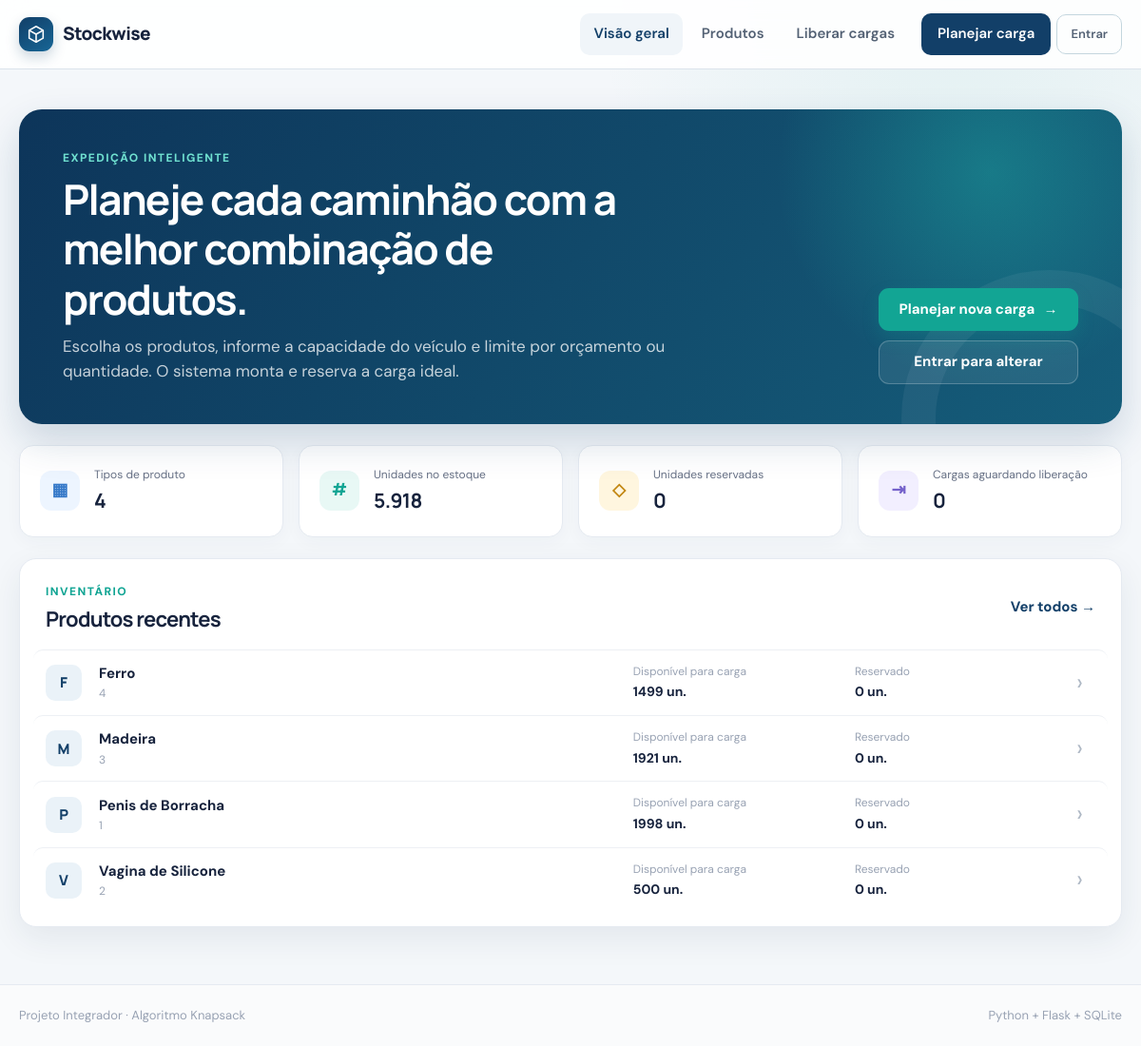
/, run on an earlier commit of the app's database.
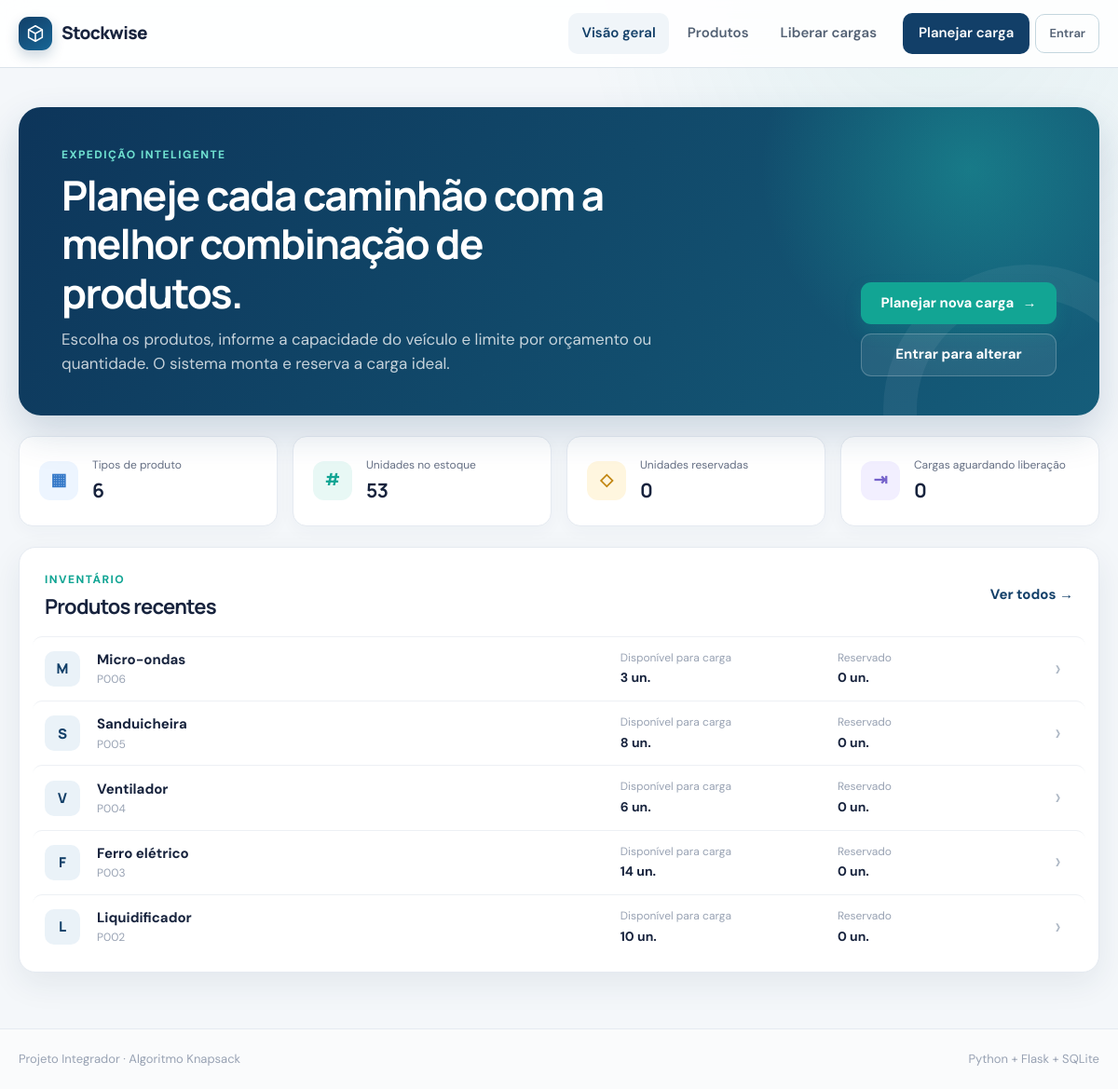
And on a later commit of the database.
### tables this page shows
CREATE TABLE products (
    id INTEGER PRIMARY KEY AUTOINCREMENT,
    code TEXT NOT NULL COLLATE NOCASE UNIQUE,
    name TEXT NOT NULL,
    weight_milli INTEGER NOT NULL CHECK (weight_milli > 0),
    cost_cents INTEGER NOT NULL CHECK (cost_cents >= 0),
    value_units INTEGER NOT NULL CHECK (value_units >= 0),
    quantity INTEGER NOT NULL CHECK (quantity >= 0),
    created_at TEXT NOT NULL DEFAULT CURRENT_TIMESTAMP,
    updated_at TEXT NOT NULL DEFAULT CURRENT_TIMESTAMP
, "length_centimeters" INTEGER NOT NULL DEFAULT 100, "width_centimeters" INTEGER NOT NULL DEFAULT 100, "height_centimeters" INTEGER NOT NULL DEFAULT 100);

### app.py (the view)
    @app.get("/")
    def index():
        database = get_db()
        loads_database = get_loads_db()
        summary = database.execute(
            """
            SELECT
                COUNT(*) AS product_types,
                COALESCE(SUM(quantity), 0) AS total_units,
                COALESCE(SUM(weight_milli * quantity), 0) AS total_weight,
                COALESCE(SUM(cost_cents * quantity), 0) AS total_cost
            FROM products
            """
        ).fetchone()
        load_summary = loads_database.execute(
            """
            SELECT
                COUNT(*) AS pending_loads,
                COALESCE(SUM(total_units), 0) AS reserved_units,
                COALESCE(SUM(total_weight_milli), 0) AS reserved_weight
            FROM loads
            """
        ).fetchone()
        recent_products = enrich_products_with_availability(database.execute(
            "SELECT * FROM products ORDER BY updated_at DESC, id DESC LIMIT 5"
        ).fetchall())
        return render_template(
            "index.html",
            summary=summary,
            load_summary=load_summary,
            recent_products=recent_products,
        )

### app.py (called while the page is built)
def get_db() -> sqlite3.Connection:
    if "db" not in g:
        g.db = sqlite3.connect(
            current_database_path(),
            detect_types=sqlite3.PARSE_DECLTYPES,
        )
        g.db.row_factory = sqlite3.Row
        g.db.execute("PRAGMA foreign_keys = ON")
    return g.db

def get_loads_db() -> sqlite3.Connection:
    if "loads_db" not in g:
        g.loads_db = sqlite3.connect(
            current_loads_database_path(),
            detect_types=sqlite3.PARSE_DECLTYPES,
        )
        g.loads_db.row_factory = sqlite3.Row
        g.loads_db.execute("PRAGMA foreign_keys = ON")
    return g.loads_db

def current_database_path() -> str:
    from flask import current_app
    return current_app.config["DATABASE"]

def current_loads_database_path() -> str:
    from flask import current_app
    return current_app.config["LOADS_DATABASE"]

def reserved_quantities() -> dict[int, int]:
    rows = get_loads_db().execute(
        """
        SELECT product_id, COALESCE(SUM(quantity), 0) AS reserved
        FROM load_items
        GROUP BY product_id
        """
    ).fetchall()
    return {int(row["product_id"]): int(row["reserved"]) for row in rows}

### templates/index.html (shortened to what this page needs)
{% extends "base.html" %}
{% block content %}
<section class="welcome-panel">
    <div>
        <span class="eyebrow">Expedição inteligente</span>
        <h1>Planeje cada caminhão com a melhor combinação de produtos.</h1>
        <p>Escolha os produtos, informe a capacidade do veículo e limite por orçamento ou quantidade. O sistema monta e reserva a carga ideal.</p>
    </div>
    <div class="welcome-actions">
        <a class="button button-primary" href="{{ url_for('load_plan') if current_user else url_for('login') }}">
            Planejar nova carga
            <span aria-hidden="true">→</span>
        </a>
        <a class="button button-secondary" href="{{ url_for('product_new') if current_user else url_for('login') }}">{{ 'Cadastrar produto' if current_user else 'Entrar para alterar' }}</a>
    </div>
</section>
<section class="stats-grid" aria-label="Resumo do estoque">
    <article class="stat-card">
        <span class="stat-icon icon-blue" aria-hidden="true">▦</span>
        <div><span class="stat-label">Tipos de produto</span><strong>{{ summary['product_types']|number_pt }}</strong></div>
    </article>
    <article class="stat-card">
        <span class="stat-icon icon-green" aria-hidden="true">#</span>
        <div><span class="stat-label">Unidades no estoque</span><strong>{{ summary['total_units']|number_pt }}</strong></div>
    </article>
    <article class="stat-card">
        <span class="stat-icon icon-amber" aria-hidden="true">◇</span>
        <div><span class="stat-label">Unidades reservadas</span><strong>{{ load_summary['reserved_units']|number_pt }}</strong></div>
    </article>
    <article class="stat-card">
        <span class="stat-icon icon-violet" aria-hidden="true">⇥</span>
        <div><span class="stat-label">Cargas aguardando liberação</span><strong>{{ load_summary['pending_loads']|number_pt }}</strong></div>
    </article>
</section>
<section class="panel">
    <div class="panel-heading">
        <div>
            <span class="eyebrow">Inventário</span>
            <h2>Produtos recentes</h2>
        </div>
        <a class="text-link" href="{{ url_for('products') }}">Ver todos <span aria-hidden="true">→</span></a>
    </div>
    {% if recent_products %}
        <div class="compact-list">
            {% for product in recent_products %}
                <a class="compact-row" href="{{ url_for('product_edit', product_id=product['id']) if current_user else url_for('products') }}">
                    <span class="product-avatar">{{ product['name'][0]|upper }}</span>
                    <span class="compact-main"><strong>{{ product['name'] }}</strong><small>{{ product['code'] }}</small></span>
                    <span class="compact-metric"><small>Disponível para carga</small><strong>{{ product['available'] }} un.</strong></span>
                    <span class="compact-metric"><small>Reservado</small><strong>{{ product['reserved'] }} un.</strong></span>
                    <span class="row-arrow" aria-hidden="true">›</span>
                </a>
            {% endfor %}
        </div>
    {% endif %}
</section>
{% endblock %}

What changed in the data, as far as the page shows it:
removed products: name "F", name "Ferro", code "4", available "1499", reserved "0"
removed products: name "M", name "Madeira", code "3", available "1921", reserved "0"
removed products: name "P", name "Penis de Borracha", code "1", available "1998", reserved "0"
removed products: name "V", name "Vagina de Silicone", code "2", available "500", reserved "0"
added products: name "M", name "Micro-ondas", code "P006", available "3", reserved "0"
added products: name "S", name "Sanduicheira", code "P005", available "8", reserved "0"
added products: name "V", name "Ventilador", code "P004", available "6", reserved "0"
added products: name "F", name "Ferro elétrico", code "P003", available "14", reserved "0"
added products: name "L", name "Liquidificador", code "P002", available "10", reserved "0"
Also different on the page:
{{ summary['product_types']|number_pt }}: "4" → "6"
{{ summary['total_units']|number_pt }}: "5.918" → "53"
